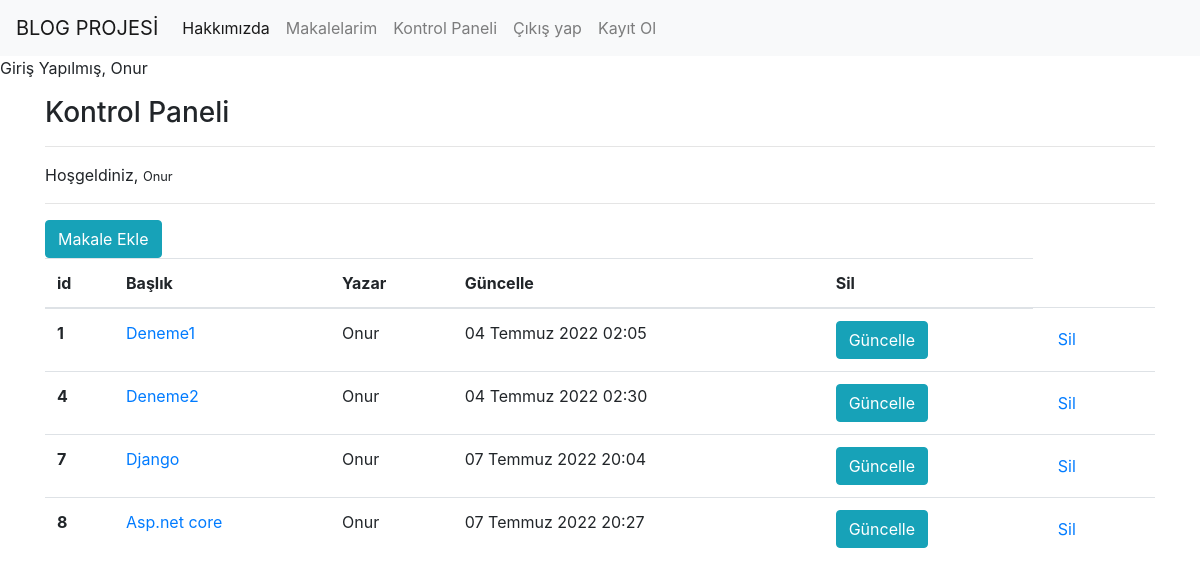
Screenshot of /articles/dashboard/ (signed in) with the database file from the repository.
### article/models.py (models this page shows, shortened)
class Article(models.Model):
    author = models.ForeignKey("auth.User",on_delete = models.CASCADE,verbose_name="yazar" ) #model.cascade amacı yazar silinirse makaleyi de sil demek
    title = models.CharField(max_length=50,verbose_name="başlık")
    content = RichTextField()
    created_date = models.DateTimeField(auto_now_add=True,verbose_name="olusturma_tarih")
    article_image = models.FileField(blank = True,null=True,verbose_name="Fotoğraf ekleyin")

### article/views.py (the view)
# urls.py: path('dashboard/',views.dashboard,name="dashboard"),
def dashboard(request):
     articles = Article.objects.filter(author = request.user)
     context = {
          "articles" : articles
     }
     return render(request,"dashboard.html",context)

### templates/dashboard.html
{% extends "layout.html" %}
{% block body %}
<h3>Kontrol Paneli</h3>
<hr>
<p>
    Hoşgeldiniz, <small>{{request.user.username}}</small>
</p>
<hr>
<a class="btn btn-info" href="/articles/addarticle">Makale Ekle</a>
{% if articles %}
<table class="table">
    <thead>
      <tr>
        <th scope="col">id</th>
        <th scope="col">Başlık</th>
        <th scope="col">Yazar</th>
        <th scope="col">Güncelle</th>
        <th scope="col">Sil</th>
    </tr>
    </thead>
    <tbody>
        {% for article in articles %}
        <tr>
            <th scope="row">{{article.id}}</th>
            <td><a href="/articles/articles/{{article.id}}">{{article.title}}</a></td>
            <td>{{article.author.username}}</a></td>
            <td>{{article.created_date}}</td>
            <td><a href="articles/update/{{article.id}}"class="btn btn-info">Güncelle</a></td>
            <td><a href="articles/delete/{{article.id}}" class="btn btn-danger/{{article.id}}">Sil</a></td>
      </tr>
        {% endfor %}
    </tbody>
  </table>
{% else %}
<div class="alert alert-danger">
    Henüz makaleniz bulunmuyor
</div>
{% endif %}
{% endblock body %}

### templates/includes/navbar.html (shortened to what this page needs)
<nav class="navbar navbar-expand-lg navbar-light bg-light">
    <a class="navbar-brand" href="#">BLOG PROJESİ</a>
    <div class="collapse navbar-collapse" id="navbarNavAltMarkup">
      <div class="navbar-nav">
        <a class="nav-item nav-link active" href="/about"> Hakkımızda <span class="sr-only">(current)</span></a>
        <a class="nav-item nav-link" href="/articles">Makalelarim</a>
        {% if request.user.is_authenticated %}
        <a class="nav-item nav-link" href="/articles/dashboard">Kontrol Paneli</a>
        <a class="nav-item nav-link" href="/user/logout">Çıkış yap</a>
          {% else %}
          <a class="nav-item nav-link" href="/user/login">Giriş Yap</a>
        {% endif %}
        <a class="nav-item nav-link" href="/user/register">Kayıt Ol</a>
      </div>
    </div>
  </nav>
  <p>
    {% if request.user.is_authenticated %}
        Giriş Yapılmış, {{request.user.username}}
      {% else %}
        Giriş Yapılmamış
    {% endif %}
  </p>

### rows the page displays
Article: id "1", title "Deneme1", author.username "Onur", created_date "04 Temmuz 2022 02:05"
Article: id "4", title "Deneme2", author.username "Onur", created_date "04 Temmuz 2022 02:30"
Article: id "7", title "Django", author.username "Onur", created_date "07 Temmuz 2022 20:04"
Article: id "8", title "Asp.net core", author.username "Onur", created_date "07 Temmuz 2022 20:27"

### other values shown
{{ request.user.username }} "Onur"
